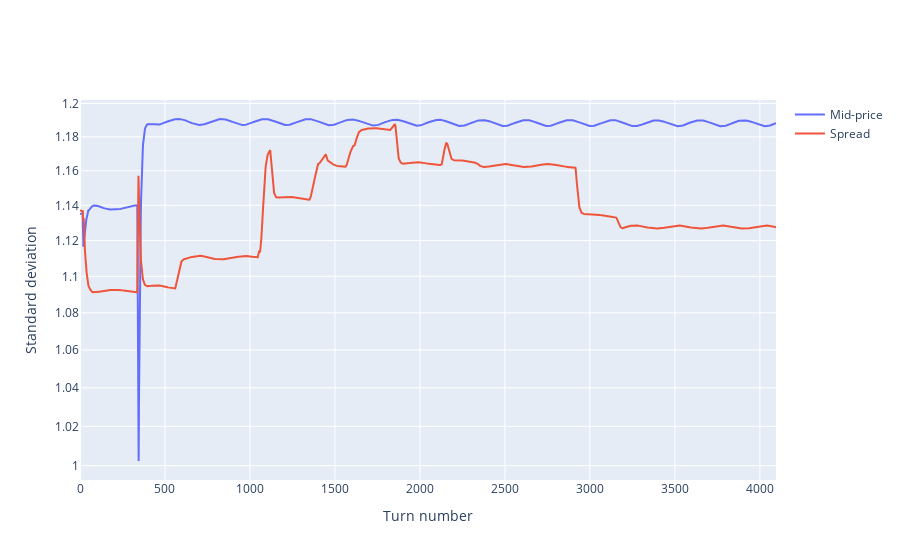

Notebook code for this chart:
### Code cell
uncertainty_plot(turn_results)

### Figure 1 — Plotly figure (JSON) as saved in the notebook; plotly's stock layout.template omitted (floating-point values rounded to 4 significant figures; data arrays with more than 128 entries replaced by an {"elided": "..."} marker saying what was removed)
{"data": [{"name": "Mid-price", "type": "scatter", "y": {"elided": "4096 float values"}}, {"name": "Spread", "type": "scatter", "y": {"elided": "4096 float values"}}], "layout": {"xaxis": {"title": {"text": "Turn number"}}, "yaxis": {"title": {"text": "Standard deviation"}, "type": "log"}}}
